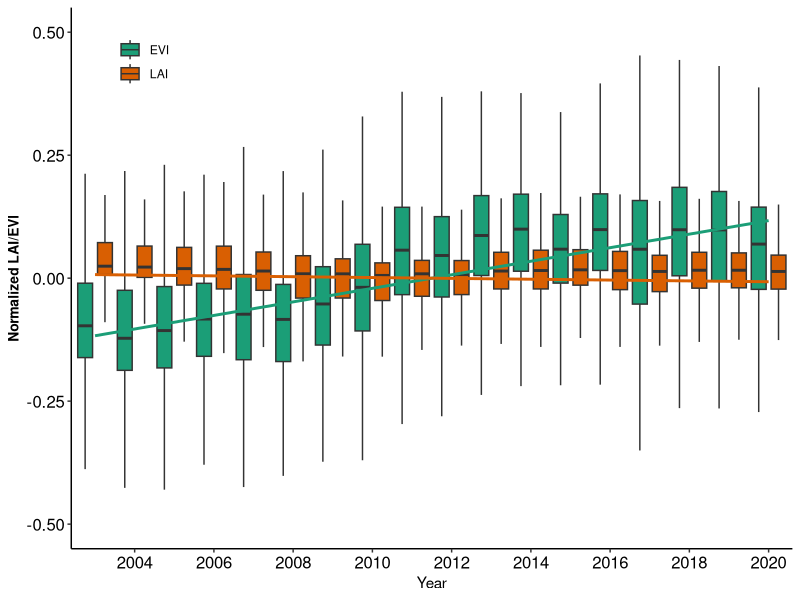

Generate this figure with R:

library(tidyverse)
library(reshape2)
library(ggplot2)

setwd('C:/Users/haod776/OneDrive - PNNL/Documents/work/co-authors/pattern/data')
# Change box plot colors by groups
EVIs <- read_csv('all_points_EVI_all_new.csv');
LAIs <- read_csv('all_points_LAI_all_new.csv');
#EVIs$year <- as.factor(EVIs$year)
#LAIs$year <- as.factor(LAIs$year)

Alldata <- EVIs %>%
  left_join(LAIs, by = c('id','year')) %>%
  select(id, year, EVI_n, Lai_n) %>%
  rename(EVI = EVI_n, LAI = Lai_n) %>%
  melt(id = c('id','year'))

Alldata_mean <- Alldata %>%
  group_by(year,variable) %>%
  summarise( value = mean(value))
meanEVIs <- Alldata_mean %>% 
  filter(variable == 'EVI')
meanLAIs <- Alldata_mean %>% 
  filter(variable == 'LAI')
  
plot_figure = ggplot(Alldata, aes(x=as.factor(year), y=value,fill = variable)) +
  ylab('Normalized LAI/EVI') +
  xlab('Year') +
  geom_boxplot(position=position_dodge(1),outlier.shape = NA) +
  scale_y_continuous(limits = c(-0.5, 0.5)) +
  theme_classic() +
  theme(plot.title = element_text(face="bold", color="black",size=11, angle=0),
        #axis.title.x=element_blank(),
        axis.text.x = element_text(color="black",size=12, angle=0),
        axis.text.y = element_text( color="black", size=12, angle=0),
        axis.title.y = element_text(face="bold", color="black",size=10),
        axis.line = element_line(size = 0.5),
        legend.position = c(0.1, 0.9),
        legend.title=element_blank()) +
  scale_fill_brewer(palette="Dark2") +
  #stat_summary(fun = "median", geom="line", aes(group=variable))  
  scale_x_discrete( breaks = c('2002','2004','2006','2008','2010','2012','2014','2016','2018','2020'), labels= c('2002','2004','2006','2008','2010','2012','2014','2016','2018','2020')) +
 # xlim(c(2002,2021)) +
 geom_smooth( data = meanEVIs, mapping = aes(x=as.factor(year), y=value,group=1),color = "#1b9e77", method = "lm", se = FALSE,show.legend = FALSE) +
geom_smooth( data = meanLAIs, mapping = aes(x=as.factor(year), y=value,group=1), color = "#d95f02" ,method = "lm", se = FALSE,show.legend = FALSE)
  

ggsave("figure_4b.tiff", plot = plot_figure, width = 15, height = 7, units = "cm", dpi = 300, limitsize = FALSE, compression = "lzw")